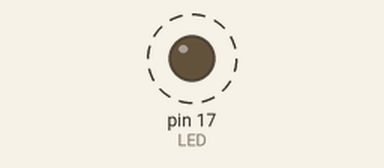
A sketch run on a simulated Arduino Uno, built with avr-gcc and run on an emulated ATmega328P. Parts: output pins drawn as LEDs (lit = HIGH). Dashed ring = blinking.

Above: at 0.02 s.
Timing chart, 0 to 3.0 s (numbered marks = the images above):
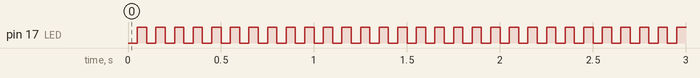

Measured:
- by itself, pin 17 (LED): alternates HIGH for 0.05 s and LOW for 0.05 s

The sketch:

082_225_0.ino
```cpp
const int LED = 17;

void setup() {
  pinMode(LED, OUTPUT);
}

void loop() {
  digitalWrite(LED, LOW);
  delay(50);
  digitalWrite(LED, HIGH);
  delay(50);
}
```
